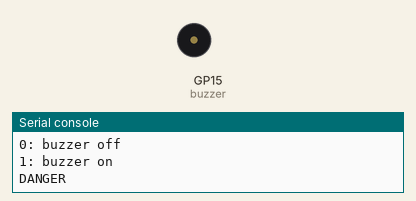
This program was run on a simulated Raspberry Pi Pico running MicroPython. Shown: buzzer (waves = sounding, pin HIGH), the last lines printed to the serial console.

Above: at 0.92 s.
At 8.75 s:
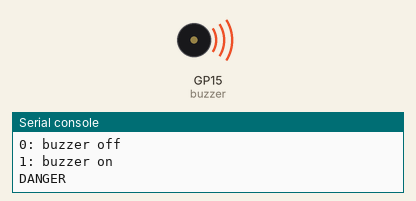
Timing chart, 0 to 9.1 s (numbered marks = the images above):
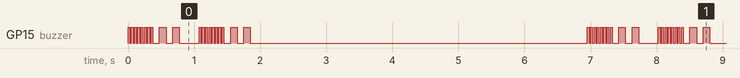

The program:

buzza_B.py
```python
import machine  # type: ignore # マシンモジュールをインポートします
import utime  # type: ignore # 時間関連のモジュールをインポートします

# GPIOピン15を出力モードで設定し、ブザーとして使用
buzzer = machine.Pin(15, machine.Pin.OUT)


# 簡単なブザー制御の関数を定義
def Buzz_a_Bit():
    print("DANGER")  # 警告メッセージを表示
    for i in range(15):
        buzzer.toggle()  # ブザーの状態を切り替える
        utime.sleep(0.025)  # 0.025秒間待機
    for i in range(5):
        buzzer.toggle()
        utime.sleep(0.1)  # 0.1秒間待機
    utime.sleep(0.2)  # 0.2秒間待機
    for i in range(15):
        buzzer.toggle()
        utime.sleep(0.025)
    for i in range(5):
        buzzer.toggle()
        utime.sleep(0.1)


# 無限ループでオプションメニューを表示
while True:
    print("0: buzzer off\n1: buzzer on")

    # ここではボタンやスイッチで選択をエミュレートするのが通常
    # 例えば、時間でのデモや任意のイベントを使って選択肢を設定できます。
    # ここではサンプルとして、5秒後に自動的に「1」を選択する処理を行っています。

    # サンプルで選択を決定する（通常はボタンやスイッチなどの入力を使用）
    Buzzer_option = "1"  # ここでは常に"1"を選択、実際はユーザー入力を想定

    if Buzzer_option == "1":
        Buzz_a_Bit()
        print("buzzer ON")
    else:
        buzzer.value(0)
        print("buzzer off")

    utime.sleep(5)  # 次の選択まで5秒待機（サンプルのための一時停止）
```

Measured:
- by itself, GP15 (buzzer): moves between LOW and HIGH, repeating every 7.0 s
- by itself, everything shown: repeats every 7.0 s, in 12 steps
